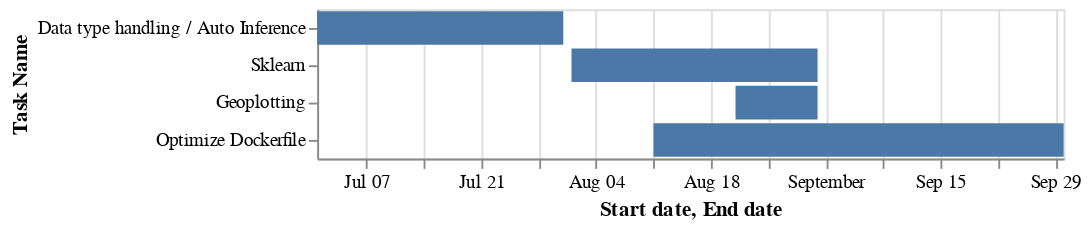

Notebook code cell kept with this figure:
### Code cell
chart

### Figure 1 — Vega-Lite specification as saved in the notebook (floating-point values rounded to 4 significant figures)
{"config": {"view": {"continuousWidth": 400, "continuousHeight": 300}}, "data": {"name": "data-706396f3af845a0a0eacc877a8ce32ab"}, "mark": "bar", "encoding": {"x": {"type": "temporal", "field": "Start date"}, "x2": {"field": "End date"}, "y": {"type": "nominal", "field": "Task Name", "sort": ["Data type handling / Auto Inference", "Sklearn", "Geoplotting", "Optimize Dockerfile"]}}, "$schema": "https://vega.github.io/schema/vega-lite/v4.8.1.json", "datasets": {"data-706396f3af845a0a0eacc877a8ce32ab": [{"Task Name": "Data type handling / Auto Inference", "Start date": "2019-07-01T00:00:00", "End date": "2019-07-31T00:00:00", "Progress %": 50}, {"Task Name": "Sklearn", "Start date": "2019-08-01T00:00:00", "End date": "2019-08-31T00:00:00", "Progress %": 50}, {"Task Name": "Geoplotting", "Start date": "2019-08-21T00:00:00", "End date": "2019-08-31T00:00:00", "Progress %": 50}, {"Task Name": "Optimize Dockerfile", "Start date": "2019-08-11T00:00:00", "End date": "2019-09-30T00:00:00", "Progress %": 50}]}}
